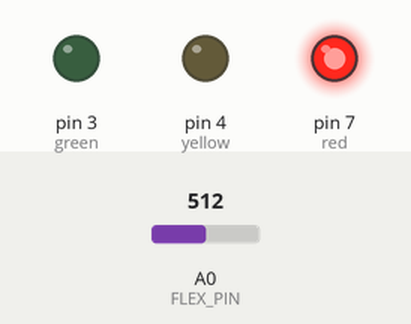
Bench run of a sketch on a simulated Arduino Uno, built with avr-gcc and run on an emulated ATmega328P. Parts: output pins drawn as LEDs (lit = HIGH). The test bench sets the inputs (shaded band); at power-on: A0 (FLEX_PIN) = 512.

Above: at 1.8 s.
1.9 s: A0 (FLEX_PIN) set to 422
3.4 s: A0 (FLEX_PIN) set to 395
At 4.5 s:
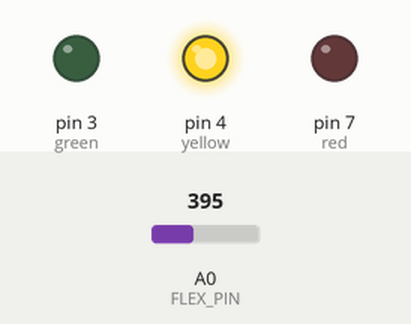
5.5 s: A0 (FLEX_PIN) set to 306
At 7.2 s:
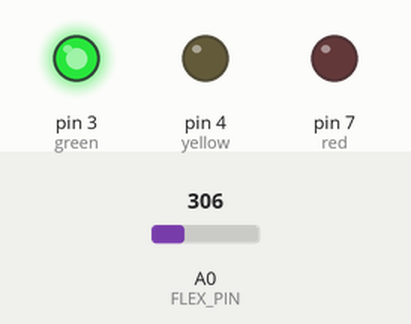
7.5 s: A0 (FLEX_PIN) set to 511
At 8.8 s:
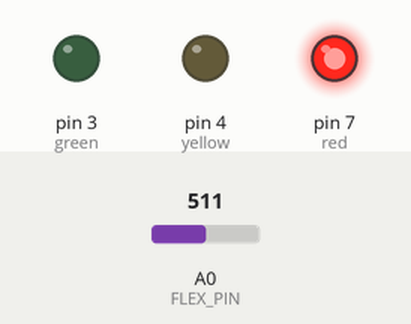
9.5 s: A0 (FLEX_PIN) set to 122
At 10.3 s:
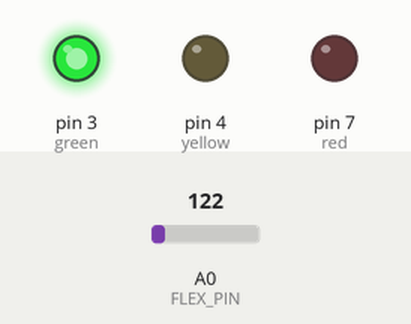
Timing chart, 0 to 12.5 s (numbered marks = the images above; inputs shaded):
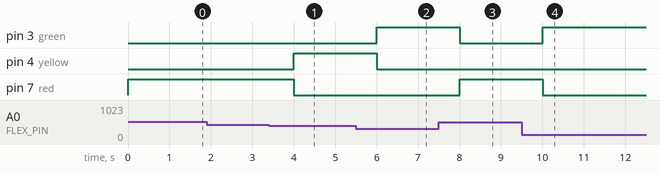

Measured:
- the behaviour switches between 412 and 411 on A0 (FLEX_PIN) (found by bisection; images 0 and 1)
- after the input at 1.9 s, every drawn part: stays the same
- after the input at 3.4 s, pin 4 (yellow): LOW → HIGH after 0.60 s; pin 7 (red): HIGH → LOW after 0.60 s
- after the input at 5.5 s, pin 3 (green): LOW → HIGH after 0.50 s; pin 4 (yellow): HIGH → LOW after 0.50 s
- after the input at 7.5 s, pin 3 (green): HIGH → LOW after 0.50 s; pin 7 (red): LOW → HIGH after 0.50 s
- after the input at 9.5 s, pin 3 (green): LOW → HIGH after 0.50 s; pin 7 (red): HIGH → LOW after 0.50 s

The sketch:

eng_dryer_lint.ino
```cpp
/******************************************************************************
  Flex_Sensor_Example.ino
  Example sketch for SparkFun's flex sensors
  (https://www.sparkfun.com/products/10264)
  Jim Lindblom @ SparkFun Electronics
  April 28, 201

  Create a voltage divider circuit combining a flex sensor with a 47k resistor.
  - The resistor should connect from A0 to GND.
  - The flex sensor should connect from A0 to 3.3V
  As the resistance of the flex sensor increases (meaning it's being bent), the
  voltage at A0 should decrease.

  Development environment specifics:
  Arduino 1.6.7
******************************************************************************/
const int FLEX_PIN = A0; // Pin connected to voltage divider output
#include <SoftwareSerial.h>
SoftwareSerial hc06(9, 10); // tx, rx
// Measure the voltage at 5V and the actual resistance of your
// 47k resistor, and enter them below:
const float VCC = 5.0f;      // Measured voltage of Ardunio 5V line
const float R_DIV = 47500.0; // Measured resistance of 3.3k resistor

// Upload the code, then try to adjust these values to more
// accurately calculate bend degree.
const float STRAIGHT_RESISTANCE = 65505.82; // resistance when straight
const float BEND_RESISTANCE = 103408.38;    // resistance at 90 deg

// resistance for led to light up
const float yellow_threshold = 12.0;
const float green_threshold = yellow_threshold * 2.2; // 26.4

// for unblocking delay
unsigned long previous = 0;
const long interval = 2500;

const int red = 7;
const int yellow = 4;
const int green = 3;

float get_angle() {
  // Read the ADC, and calculate voltage and resistance from it
  int flexADC = analogRead(FLEX_PIN);
  float flexV = flexADC * VCC / 1023.0;
  float flexR = R_DIV * (VCC / flexV - 1.0);
  //Serial.println("Resistance: " + String(flexR) + " ohms");

  // Use the calculated resistance to estimate the sensor's
  // bend angle:
  float angle = map(flexR, STRAIGHT_RESISTANCE, BEND_RESISTANCE, 0, 90.0);
  //Serial.println("Bend: " + String(angle) + " degrees");
  Serial.println();
  return angle;
}
void setup() {
  Serial.begin(9600);
  pinMode(FLEX_PIN, INPUT);
  pinMode(red, OUTPUT);
  pinMode(green, OUTPUT);
  pinMode(yellow, OUTPUT);
  hc06.begin(9600);
}

char get_status_code_and_flip_leds(void){
  char status = '0';
  float angle = get_angle();
  // Serial.println(angle);
  if (angle < yellow_threshold) { // red light
    digitalWrite(red, HIGH);
    digitalWrite(yellow, LOW);
    digitalWrite(green, LOW);
    status = '1';
  } else if (angle >= yellow_threshold &&
             angle <= green_threshold) { // yellow light
    digitalWrite(yellow, HIGH);
    digitalWrite(red, LOW);
    digitalWrite(green, LOW);
    status = '2';
  } else if (angle >= green_threshold) { // green light
    digitalWrite(green, HIGH);
    digitalWrite(red, LOW);
    digitalWrite(yellow, LOW);
    status = '3';
  }
  return status;
}

void loop() {
  char status = get_status_code_and_flip_leds();
  char last;
  int rx = hc06.read();
  //Serial.println(rx);
  delay(1000);
  if(rx == 100 && last != status){
    hc06.write(status);
    last = status;
  }
}
```
